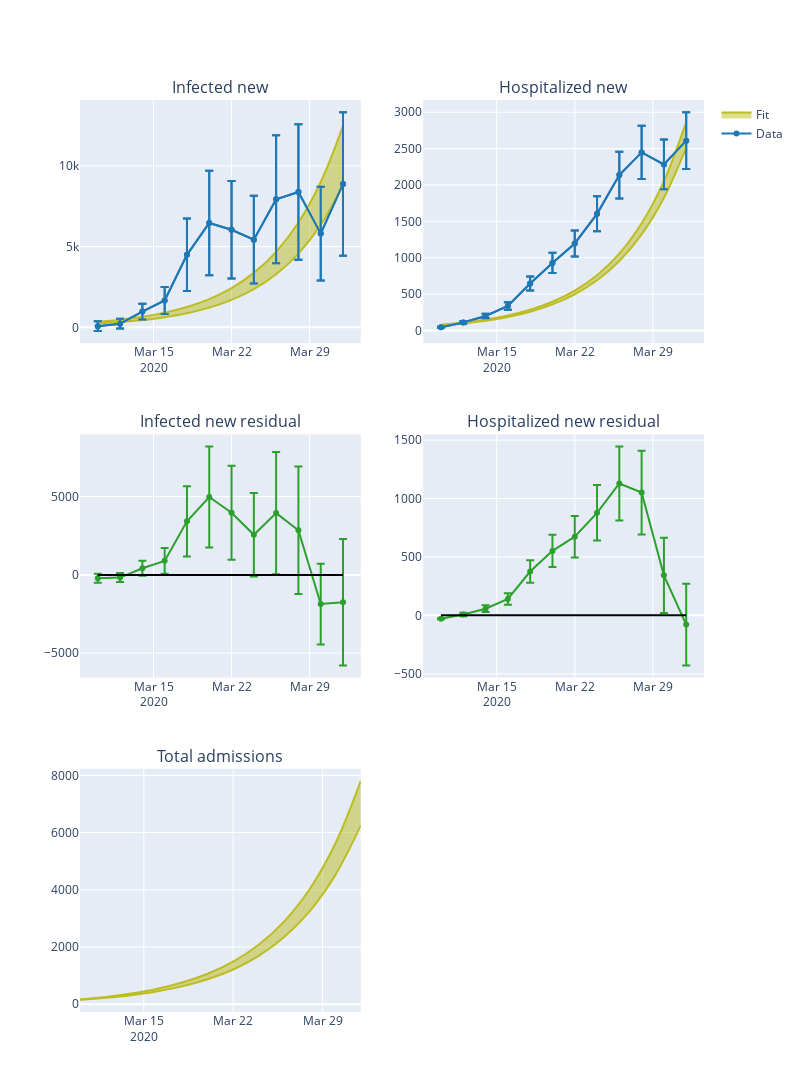

Write notebook code for a chart like this one.
### Markdown cell above
## SIHR, no social distancing policies

### Code cell
# Describe the fit function
fcn = FitFcn(
    sihr_step,  # run regular SIR model
    columns=[
        "infected_new",
        "hospitalized_new",
    ],  # return only data for these two columns
    as_array=True,  # return array not df
    drop_rows=[0],  # drop first row (since new values are NaN in this row)
)

# And the prior estimates of fit parameters
## gvars are gaussian random numbers described by their mean and standard deviation
prior = {
    # 5(2) days is the estimated initial doubling time
    "inital_doubling_time": gvar(5, 2),
    # Days until one is recovered
    ## Assumption: same for infected only or in hospital
    "recovery_days_i": gvar(14, 5),
    "recovery_days_h": gvar(14, 5),
    # Wild guess of how many where initially infected
    "initial_infected": gvar(1.0e4, 2.0e4),
    # Rate of infected people becoming hospitalized
    "beta_h": gvar(0.1, 0.5),
}

# Run the fit
fit = nonlinear_fit(data=(XX, YY), fcn=fcn, prior=prior)

# And present it
summarize_fit(fit)
fig = plot_fits(fit, x=chd_df.index[1:])
fig.show()

### Figure 1 — Plotly figure (JSON) as saved in the notebook; plotly's stock layout.template omitted (floating-point values rounded to 4 significant figures)
{"data": [{"error_y": {"array": [300, 300, 488.5, 834, 2246, 3233, 3022.0, 2716.0, 3966, 4190.0, 2904.0, 4442.0, 4551]}, "line": {"color": "#1f77b4"}, "mode": "markers+lines", "name": "Data", "showlegend": true, "type": "scatter", "x": ["2020-03-10T00:00:00", "2020-03-12T00:00:00", "2020-03-14T00:00:00", "2020-03-16T00:00:00", "2020-03-18T00:00:00", "2020-03-20T00:00:00", "2020-03-22T00:00:00", "2020-03-24T00:00:00", "2020-03-26T00:00:00", "2020-03-28T00:00:00", "2020-03-30T00:00:00", "2020-04-01T00:00:00"], "xaxis": "x", "y": [73, 229, 977, 1668, 4492, 6466, 6043, 5433, 7932, 8381, 5807, 8885, 9102], "yaxis": "y"}, {"line": {"color": "#bcbd22", "shape": "spline"}, "mode": "lines", "showlegend": false, "type": "scatter", "x": ["2020-03-10T00:00:00", "2020-03-12T00:00:00", "2020-03-14T00:00:00", "2020-03-16T00:00:00", "2020-03-18T00:00:00", "2020-03-20T00:00:00", "2020-03-22T00:00:00", "2020-03-24T00:00:00", "2020-03-26T00:00:00", "2020-03-28T00:00:00", "2020-03-30T00:00:00", "2020-04-01T00:00:00"], "xaxis": "x", "y": [233.0, 325.1, 453.3, 631.8, 880.1, 1225.0, 1705.0, 2370.0, 3292.0, 4570.0, 6338.0, 8782.0, 12150.0], "yaxis": "y"}, {"fill": "tonexty", "fillcolor": "rgba(188,189,34,0.5)", "line": {"color": "#bcbd22", "shape": "spline"}, "mode": "lines", "name": "Fit", "showlegend": true, "type": "scatter", "x": ["2020-03-10T00:00:00", "2020-03-12T00:00:00", "2020-03-14T00:00:00", "2020-03-16T00:00:00", "2020-03-18T00:00:00", "2020-03-20T00:00:00", "2020-03-22T00:00:00", "2020-03-24T00:00:00", "2020-03-26T00:00:00", "2020-03-28T00:00:00", "2020-03-30T00:00:00", "2020-04-01T00:00:00"], "xaxis": "x", "y": [343.7, 475.9, 659.1, 913.2, 1266.0, 1754.0, 2432.0, 3373.0, 4679.0, 6490.0, 9002.0, 12480.0, 17300.0], "yaxis": "y"}, {"error_y": {"array": [300, 300, 488.5, 834, 2246, 3233, 3022.0, 2716.0, 3966, 4190.0, 2904.0, 4442.0, 4551]}, "line": {"color": "#1f77b4"}, "mode": "markers+lines", "name": "Data", "showlegend": false, "type": "scatter", "x": ["2020-03-10T00:00:00", "2020-03-12T00:00:00", "2020-03-14T00:00:00", "2020-03-16T00:00:00", "2020-03-18T00:00:00", "2020-03-20T00:00:00", "2020-03-22T00:00:00", "2020-03-24T00:00:00", "2020-03-26T00:00:00", "2020-03-28T00:00:00", "2020-03-30T00:00:00", "2020-04-01T00:00:00"], "xaxis": "x", "y": [73, 229, 977, 1668, 4492, 6466, 6043, 5433, 7932, 8381, 5807, 8885, 9102], "yaxis": "y"}, {"error_y": {"array": [294.9, 290.4, 477.5, 822.0, 2238.0, 3222.0, 3000.0, 2670.0, 3905.0, 4079.0, 2580.0, 4039.0, 3753.0]}, "line": {"color": "#2ca02c"}, "mode": "markers+lines", "name": "Residual", "showlegend": false, "type": "scatter", "x": ["2020-03-10T00:00:00", "2020-03-12T00:00:00", "2020-03-14T00:00:00", "2020-03-16T00:00:00", "2020-03-18T00:00:00", "2020-03-20T00:00:00", "2020-03-22T00:00:00", "2020-03-24T00:00:00", "2020-03-26T00:00:00", "2020-03-28T00:00:00", "2020-03-30T00:00:00", "2020-04-01T00:00:00"], "xaxis": "x3", "y": [-215, -171, 420, 895, 3419, 4976, 3974, 2561, 3946, 2850, -1863, -1747, -5624], "yaxis": "y3"}, {"line": {"color": "black"}, "mode": "lines", "showlegend": false, "type": "scatter", "x": ["2020-03-10T00:00:00", "2020-03-12T00:00:00", "2020-03-14T00:00:00", "2020-03-16T00:00:00", "2020-03-18T00:00:00", "2020-03-20T00:00:00", "2020-03-22T00:00:00", "2020-03-24T00:00:00", "2020-03-26T00:00:00", "2020-03-28T00:00:00", "2020-03-30T00:00:00", "2020-04-01T00:00:00"], "xaxis": "x3", "y": [0, 0, 0, 0, 0, 0, 0, 0, 0, 0, 0, 0, 0], "yaxis": "y3"}, {"error_y": {"array": [6.45, 16.35, 29.7, 50.4, 96.9, 139.2, 179.4, 240.4, 320.4, 367.2, 342.3, 391.5, 355.5]}, "line": {"color": "#1f77b4"}, "mode": "markers+lines", "name": "Data", "showlegend": false, "type": "scatter", "x": ["2020-03-10T00:00:00", "2020-03-12T00:00:00", "2020-03-14T00:00:00", "2020-03-16T00:00:00", "2020-03-18T00:00:00", "2020-03-20T00:00:00", "2020-03-22T00:00:00", "2020-03-24T00:00:00", "2020-03-26T00:00:00", "2020-03-28T00:00:00", "2020-03-30T00:00:00", "2020-04-01T00:00:00"], "xaxis": "x2", "y": [43, 109, 198, 336, 646, 928, 1196, 1603, 2136, 2448, 2282, 2610, 2370], "yaxis": "y2"}, {"line": {"color": "#bcbd22", "shape": "spline"}, "mode": "lines", "showlegend": false, "type": "scatter", "x": ["2020-03-10T00:00:00", "2020-03-12T00:00:00", "2020-03-14T00:00:00", "2020-03-16T00:00:00", "2020-03-18T00:00:00", "2020-03-20T00:00:00", "2020-03-22T00:00:00", "2020-03-24T00:00:00", "2020-03-26T00:00:00", "2020-03-28T00:00:00", "2020-03-30T00:00:00", "2020-04-01T00:00:00"], "xaxis": "x2", "y": [67.51, 94.43, 132.0, 184.3, 257.0, 357.8, 497.3, 689.9, 955.3, 1321.0, 1823.0, 2514.0, 3462.0], "yaxis": "y2"}, {"fill": "tonexty", "fillcolor": "rgba(188,189,34,0.5)", "line": {"color": "#bcbd22", "shape": "spline"}, "mode": "lines", "name": "Fit", "showlegend": false, "type": "scatter", "x": ["2020-03-10T00:00:00", "2020-03-12T00:00:00", "2020-03-14T00:00:00", "2020-03-16T00:00:00", "2020-03-18T00:00:00", "2020-03-20T00:00:00", "2020-03-22T00:00:00", "2020-03-24T00:00:00", "2020-03-26T00:00:00", "2020-03-28T00:00:00", "2020-03-30T00:00:00", "2020-04-01T00:00:00"], "xaxis": "x2", "y": [77.92, 107.6, 148.6, 205.4, 284.3, 393.9, 546.5, 759.6, 1057.0, 1473.0, 2054.0, 2865.0, 3998.0], "yaxis": "y2"}, {"error_y": {"array": [6.45, 16.35, 29.7, 50.4, 96.9, 139.2, 179.4, 240.4, 320.4, 367.2, 342.3, 391.5, 355.5]}, "line": {"color": "#1f77b4"}, "mode": "markers+lines", "name": "Data", "showlegend": false, "type": "scatter", "x": ["2020-03-10T00:00:00", "2020-03-12T00:00:00", "2020-03-14T00:00:00", "2020-03-16T00:00:00", "2020-03-18T00:00:00", "2020-03-20T00:00:00", "2020-03-22T00:00:00", "2020-03-24T00:00:00", "2020-03-26T00:00:00", "2020-03-28T00:00:00", "2020-03-30T00:00:00", "2020-04-01T00:00:00"], "xaxis": "x2", "y": [43, 109, 198, 336, 646, 928, 1196, 1603, 2136, 2448, 2282, 2610, 2370], "yaxis": "y2"}, {"error_y": {"array": [3.813, 14.97, 28.51, 49.28, 95.93, 138.0, 177.7, 237.9, 316.3, 359.2, 322.3, 349.9, 233.7]}, "line": {"color": "#2ca02c"}, "mode": "markers+lines", "name": "Residual", "showlegend": false, "type": "scatter", "x": ["2020-03-10T00:00:00", "2020-03-12T00:00:00", "2020-03-14T00:00:00", "2020-03-16T00:00:00", "2020-03-18T00:00:00", "2020-03-20T00:00:00", "2020-03-22T00:00:00", "2020-03-24T00:00:00", "2020-03-26T00:00:00", "2020-03-28T00:00:00", "2020-03-30T00:00:00", "2020-04-01T00:00:00"], "xaxis": "x4", "y": [-29, 8, 57, 141, 375, 552, 674, 878, 1129, 1051, 343, -79, -1359], "yaxis": "y4"}, {"line": {"color": "black"}, "mode": "lines", "showlegend": false, "type": "scatter", "x": ["2020-03-10T00:00:00", "2020-03-12T00:00:00", "2020-03-14T00:00:00", "2020-03-16T00:00:00", "2020-03-18T00:00:00", "2020-03-20T00:00:00", "2020-03-22T00:00:00", "2020-03-24T00:00:00", "2020-03-26T00:00:00", "2020-03-28T00:00:00", "2020-03-30T00:00:00", "2020-04-01T00:00:00"], "xaxis": "x4", "y": [0, 0, 0, 0, 0, 0, 0, 0, 0, 0, 0, 0, 0], "yaxis": "y4"}, {"line": {"color": "#bcbd22", "shape": "spline"}, "mode": "lines", "showlegend": false, "type": "scatter", "x": ["2020-03-10T00:00:00", "2020-03-12T00:00:00", "2020-03-14T00:00:00", "2020-03-16T00:00:00", "2020-03-18T00:00:00", "2020-03-20T00:00:00", "2020-03-22T00:00:00", "2020-03-24T00:00:00", "2020-03-26T00:00:00", "2020-03-28T00:00:00", "2020-03-30T00:00:00", "2020-04-01T00:00:00"], "xaxis": "x5", "y": [152.8, 221.5, 315.5, 444.9, 623.7, 871.3, 1214.0, 1689.0, 2347.0, 3256.0, 4514.0, 6250.0, 8644.0], "yaxis": "y5"}, {"fill": "tonexty", "fillcolor": "rgba(188,189,34,0.5)", "line": {"color": "#bcbd22", "shape": "spline"}, "mode": "lines", "showlegend": false, "type": "scatter", "x": ["2020-03-10T00:00:00", "2020-03-12T00:00:00", "2020-03-14T00:00:00", "2020-03-16T00:00:00", "2020-03-18T00:00:00", "2020-03-20T00:00:00", "2020-03-22T00:00:00", "2020-03-24T00:00:00", "2020-03-26T00:00:00", "2020-03-28T00:00:00", "2020-03-30T00:00:00", "2020-04-01T00:00:00"], "xaxis": "x5", "y": [167.5, 255.0, 373.5, 535.4, 757.7, 1064.0, 1489.0, 2077.0, 2894.0, 4029.0, 5608.0, 7805.0, 10860.0], "yaxis": "y5"}], "layout": {"annotations": [{"font": {"size": 16}, "showarrow": false, "text": "Infected new", "x": 0.225, "xanchor": "center", "xref": "paper", "y": 1, "yanchor": "bottom", "yref": "paper"}, {"font": {"size": 16}, "showarrow": false, "text": "Hospitalized new", "x": 0.775, "xanchor": "center", "xref": "paper", "y": 1, "yanchor": "bottom", "yref": "paper"}, {"font": {"size": 16}, "showarrow": false, "text": "Infected new residual", "x": 0.225, "xanchor": "center", "xref": "paper", "y": 0.6333, "yanchor": "bottom", "yref": "paper"}, {"font": {"size": 16}, "showarrow": false, "text": "Hospitalized new residual", "x": 0.775, "xanchor": "center", "xref": "paper", "y": 0.6333, "yanchor": "bottom", "yref": "paper"}, {"font": {"size": 16}, "showarrow": false, "text": "Total admissions", "x": 0.225, "xanchor": "center", "xref": "paper", "y": 0.2667, "yanchor": "bottom", "yref": "paper"}], "height": 1200, "width": 800, "xaxis": {"anchor": "y", "domain": [0, 0.45]}, "xaxis2": {"anchor": "y2", "domain": [0.55, 1]}, "xaxis3": {"anchor": "y3", "domain": [0, 0.45]}, "xaxis4": {"anchor": "y4", "domain": [0.55, 1]}, "xaxis5": {"anchor": "y5", "domain": [0, 0.45]}, "xaxis6": {"anchor": "y6", "domain": [0.55, 1]}, "yaxis": {"anchor": "x", "domain": [0.7333, 1]}, "yaxis2": {"anchor": "x2", "domain": [0.7333, 1]}, "yaxis3": {"anchor": "x3", "domain": [0.3667, 0.6333]}, "yaxis4": {"anchor": "x4", "domain": [0.3667, 0.6333]}, "yaxis5": {"anchor": "x5", "domain": [0, 0.2667]}, "yaxis6": {"anchor": "x6", "domain": [0, 0.2667]}}}
